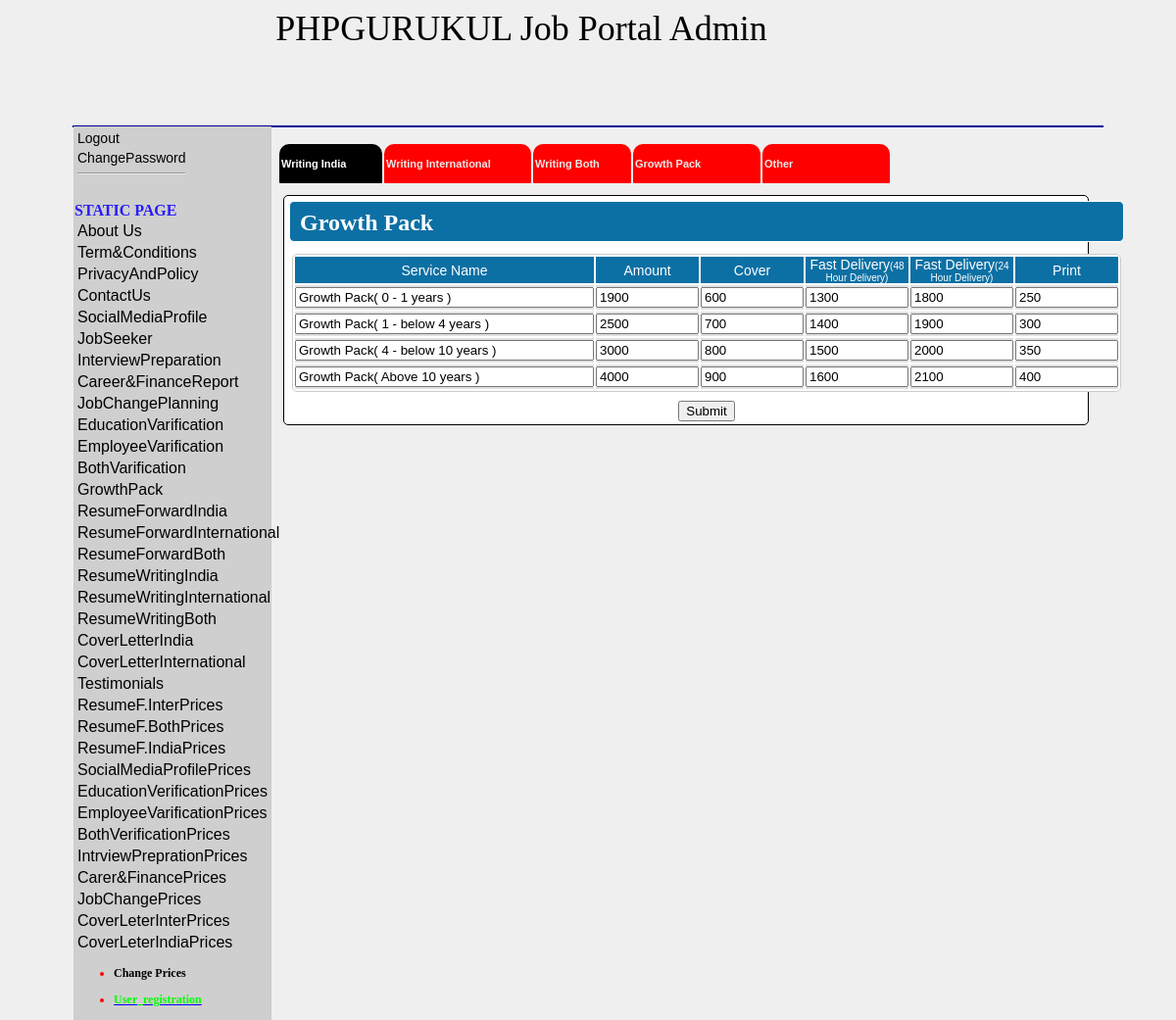
The page /jobportal/admin/groth_pack.php on the database its author committed.
### tables this page shows
CREATE TABLE IF NOT EXISTS `static` (
  `static_id` int(11) NOT NULL,
  `page` varchar(128) NOT NULL,
  `details` longtext NOT NULL
);

CREATE TABLE IF NOT EXISTS `groth_pack` (
  `exp_id` int(100) NOT NULL,
  `ser_code` varchar(50) NOT NULL,
  `amount` int(100) NOT NULL,
  `cover` int(100) NOT NULL,
  `fd1` int(100) NOT NULL,
  `fd2` int(100) NOT NULL,
  `print` int(100) NOT NULL,
  `service_name` varchar(50) NOT NULL
);

### jobportal/admin/groth_pack.php (the view, shortened to what this page needs)
<!DOCTYPE html PUBLIC "-//W3C//DTD XHTML 1.0 Transitional//EN" "http://www.w3.org/TR/xhtml1/DTD/xhtml1-transitional.dtd">
<html xmlns="http://www.w3.org/1999/xhtml">
<head>
<link rel="stylesheet" href="style.css" type="text/css" />
</head>
<body style="background-color:#EFEFEF;">
<?php include('header.php');?>
      <div style="width:1050px; height:auto; margin:auto;border:#000099 1px solid;">
<div ><?php include('left.php'); ?></div>
<div style="width:840px; height:auto; float:left; margin:auto; ">
<?php include("price_menu.php"); ?>
<form name='frm1' method='post'>
<div style="width:820px;background-color:#FFFFFF;border:1px #000000 solid;float:left;margin-left:12px;margin-top:10px;border-radius:5px;">
	<table><tr><td>
			<div style="height:40px;background-color:#0C70A4;border:1px #ffffff solid;float:center;border-radius:5px;margin-left:2px;margin-right:2px;margin-top:2px;margin-bottom:0px;">
				<div style="margin-top:8px;margin-bottom:10px;margin-left:10px;color:#FFFFFF"><font size='5'><b>Growth Pack</b></font></div>
			</div></td></tr>
			<tr>
		<td>
		<?php
			$rwi = array();
			$query="select * from groth_pack";
			$result=mysql_query($query);
			while($data=mysql_fetch_array($result))
			{
				$rwi[]=$data;
			}
		?>
	<div style="background-color:#FFFFFF;border:0px #000000 solid;float:left;border-radius:5px;margin-left:5px;margin-right:5px;margin-top:8px;margin-bottom:5px;">
	<table width="805px" border="0" style="border:1px solid #ccc; border-radius:5px;" cellpadding="0" cellspacing="2">
	<tr height="25" style="color:#FFFFFF; text-align:center; font-family:Arial, Helvetica, sans-serif; font-size:14px;">
	<td width="18%" style="background-color:#0C70A4;">Service Name</td>
	<td width="15%" style="background-color:#0C70A4;">Amount</td>
	<td width="15%" style="background-color:#0C70A4;">Cover</td>
	<td width="15%" style="background-color:#0C70A4;">Fast Delivery<font size='1'>(48 Hour Delivery)</font></td>
	<td width="15%" style="background-color:#0C70A4;">Fast Delivery<font size='1'>(24 Hour Delivery)</font></td>
	<td width="15%" style="background-color:#0C70A4;">Print</td>
	</tr>
	<?php $i=1; foreach($rwi as $r) {   ?>
		<tr height="25" style="color:#000000; text-align:center; font-family:Arial, Helvetica, sans-serif; font-size:14px;">
		<td width="18%" style="background-color:#E0E0E0;"><input type='text' size='35' readonly="readonly" value="<?php echo"$r[7]"; ?>"</td>
		<td width="15%" style="background-color:#E0E0E0;"><input type='text' name='a<?php echo $i; ?>'  size='10' value="<?php echo"$r[2]"; ?>"</td>
		<td width="15%" style="background-color:#E0E0E0;"><input type='text' name='b<?php echo $i; ?>'  size='10' value="<?php echo"$r[3]"; ?>"</td>
		<td width="15%" style="background-color:#E0E0E0;"><input type='text' name='c<?php echo $i; ?>'  size='10' value="<?php echo"$r[4]"; ?>"</td>
		<td width="15%" style="background-color:#E0E0E0;"><input type='text' name='d<?php echo $i; ?>'  size='10' value="<?php echo"$r[5]"; ?>"</td>
		<td width="15%" style="background-color:#E0E0E0;"><input type='text' name='e<?php echo $i; ?>'  size='10' value="<?php echo"$r[6]"; ?>"</td>
	</tr>
<?php
$i++;	}
?>
</table>
</td></tr>
<tr><td colspan='6' align='center'><input type='submit' name='submit'></td></tr></table>
</div>
</div>
</div>
</body>
</html>

### jobportal/admin/left.php (shortened to what this page needs)
<div style="width:200px; height:auto; float:left; margin:auto;color:#271CFB; border:1px #CCCCCC solid;background-color:#CFCFCF;">
<table class="text1">
 <tr><td>
 <a href="logout.php" style="text-decoration:none; color:#000000;">
 Logout</a></td></tr>
 <tr><td><a href="changepassword.php" style="text-decoration:none; color:#000000;">ChangePassword</a><hr /></td></tr></table>
     <br />
<form action="left.php" method="post">
<b>STATIC PAGE</b>
<table>
<?php
$nice=mysql_query("select * from static");
while($way=mysql_fetch_array($nice))
{
?>
<tr>
<td><a href="page.php?id=<?php echo $way['static_id'];?>" style="font-family:Tahoma, Geneva, sans-serif;text-decoration:none;color:#000000;" ><?php echo $way['page'];?></a></td>
</tr>
<?php
}?>
</table>
</form>
<ul class="heading"><li><a href="rwi_price.php" style="text-decoration:none; color:#000000;"><b>Change Prices</b></a></li></ul>
    <ul class="heading"><li><a href="user_registration.php"><font color="#00FF00"><b>User_registration</b></font></a></li></ul>
</div>

### jobportal/admin/style.css (style rules this page uses)
.heading { font-family: "Comic Sans MS", cursive; color: #F00; font-size: 12px; }
.text1 { font-family: Tahoma, Geneva, sans-serif; color: #CCC; font-size: 14px; }

### rows shown on the page
static: page "About Us"
static: page "Term&Conditions"
static: page "PrivacyAndPolicy"
static: page "ContactUs"
static: page "SocialMediaProfile"
static: page "JobSeeker"
static: page "InterviewPreparation"
static: page "Career&FinanceReport"
static: page "JobChangePlanning"
static: page "EducationVarification"
static: page "EmployeeVarification"
static: page "BothVarification"
static: page "GrowthPack"
static: page "ResumeForwardIndia"
static: page "ResumeForwardInternational"
static: page "ResumeForwardBoth"
static: page "ResumeWritingIndia"
static: page "ResumeWritingInternational"
static: page "ResumeWritingBoth"
static: page "CoverLetterIndia"
static: page "CoverLetterInternational"
static: page "Testimonials"
static: page "ResumeF.InterPrices"
static: page "ResumeF.BothPrices"
static: page "ResumeF.IndiaPrices"
static: page "SocialMediaProfilePrices"
static: page "EducationVerificationPrices"
static: page "EmployeeVarificationPrices"
static: page "BothVerificationPrices"
static: page "IntrviewPreprationPrices"
static: page "Carer&FinancePrices"
static: page "JobChangePrices"
static: page "CoverLeterInterPrices"
static: page "CoverLeterIndiaPrices"
groth_pack: service_name "Growth Pack( 0 - 1 years )", a1 "1900", b1 "600", c1 "1300", d1 "1800", print "250"
groth_pack: service_name "Growth Pack( 1 - below 4 years )", a2 "2500", cover "700", fd1 "1400", d2 "1900", print "300"
groth_pack: service_name "Growth Pack( 4 - below 10 years )", a3 "3000", cover "800", fd1 "1500", fd2 "2000", print "350"
groth_pack: service_name "Growth Pack( Above 10 years )", amount "4000", cover "900", fd1 "1600", fd2 "2100", print "400"
